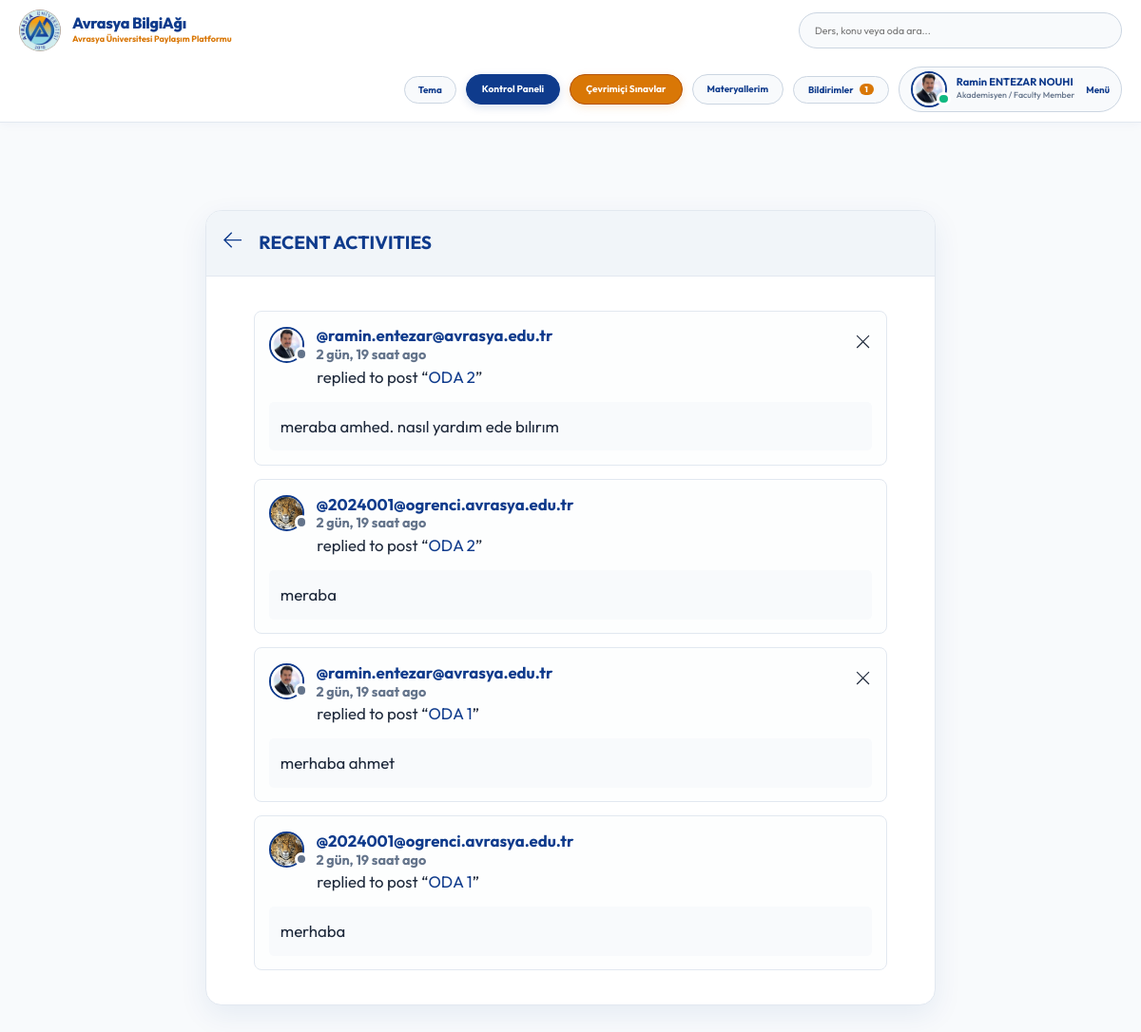
The app's page /activity/ (signed in) with its own data.
### base/models.py (models this page shows, shortened)
class User(AbstractUser):
    name = models.CharField(max_length=200, null=True, verbose_name="Ad Soyad")
    email = models.EmailField(unique=True, null=True, verbose_name="E-Posta Adresi")
    bio = models.TextField(null=True, verbose_name="Hakkımda (Biyografi)")
    avatar = models.ImageField(null=True, default="avatar.svg", verbose_name="Profil Fotoğrafı (Avatar)")
    student_id = models.CharField(max_length=50, null=True, blank=True, verbose_name="Öğrenci / Sicil No")
    department = models.CharField(max_length=100, choices=DEPARTMENT_CHOICES, default='Genel / Diğer', verbose_name="Fakülte / Bölüm")
    role = models.CharField(max_length=20, choices=ROLE_CHOICES, default='student', verbose_name="Akademik Rol")
    github_link = models.URLField(max_length=255, null=True, blank=True, verbose_name="GitHub Profili")
    linkedin_link = models.URLField(max_length=255, null=True, blank=True, verbose_name="LinkedIn Profili")
    objects = CustomUserManager()
    USERNAME_FIELD = 'email'
    REQUIRED_FIELDS = ['username']
    @property
    def unread_notifications_count(self):
        return self.notifications.filter(is_read=False).count()
    @property
    def unread_notifications(self):
        return self.notifications.filter(is_read=False)

class Message(models.Model):
    user = models.ForeignKey(User, on_delete=models.CASCADE)
    room = models.ForeignKey(Room, on_delete=models.CASCADE)
    body = models.TextField()
    is_verified_answer = models.BooleanField(default=False, verbose_name="Öğretim Üyesi Onaylı Cevap")
    updated = models.DateTimeField(auto_now=True)
    created = models.DateTimeField(auto_now_add=True)
    class Meta:
        ordering = ['-updated', '-created']

class Room(models.Model):
    host = models.ForeignKey(User, on_delete=models.SET_NULL, null=True)
    topic = models.ForeignKey(Topic, on_delete=models.SET_NULL, null=True, verbose_name="Bölüm / Akademik Konu")
    name = models.CharField(max_length=200, verbose_name="Çalışma Odası Adı")
    course_code = models.CharField(max_length=50, null=True, blank=True, verbose_name="Ders Kodu (örn: CENG201)")
    room_type = models.CharField(max_length=20, choices=ROOM_TYPE_CHOICES, default='general', verbose_name="Oda Türü")
    description = models.TextField(null=True, blank=True, verbose_name="Oda Açıklaması")
    participants = models.ManyToManyField(
        User, related_name='participants', blank=True)
    updated = models.DateTimeField(auto_now=True)
    created = models.DateTimeField(auto_now_add=True)
    class Meta:
        ordering = ['-updated', '-created']
    def __str__(self):
        return self.name

### base/views.py (the view, shortened to what this page needs)
# urls.py: path('activity/', views.activityPage, name="activity"),
@login_required(login_url='login')
def activityPage(request):
    room_messages = Message.objects.all()
    return render(request, 'base/activity.html', {'room_messages': room_messages})

### base/templates/base/activity.html
{% extends 'main.html' %}
{% block content %}
<main class="layout">
  <div class="container">
    <div class="layout__box">
      <div class="layout__boxHeader">
        <div class="layout__boxTitle">
          <a href="{% url 'home' %}">
            <svg version="1.1" xmlns="http://www.w3.org/2000/svg" width="32" height="32" viewBox="0 0 32 32">
              <title>arrow-left</title>
              <path
                d="M13.723 2.286l-13.723 13.714 13.719 13.714 1.616-1.611-10.96-10.96h27.625v-2.286h-27.625l10.965-10.965-1.616-1.607z">
              </path>
              </path>
            </svg>
          </a>
          <h3>Recent Activities</h3>
        </div>
      </div>
      <div class="activities-page layout__body">
        {% for message in room_messages %}
        <div class="activities__box">
          <div class="activities__boxHeader roomListRoom__header">
            <a href="{% url 'user-profile' message.user.id %}" class="roomListRoom__author">
              <div class="avatar avatar--small">
                <img src="{{message.user.avatar.url}}" />
              </div>
              <p>
                @{{message.user}}
                <span>{{message.created|timesince}} ago</span>
              </p>
            </a>
            {% if request.user == message.user %}
            <div class="roomListRoom__actions">
              <a href="{% url 'delete-message' message.id %}">
                <svg version="1.1" xmlns="http://www.w3.org/2000/svg" width="32" height="32" viewBox="0 0 32 32">
                  <title>remove</title>
                  <path
                    d="M27.314 6.019l-1.333-1.333-9.98 9.981-9.981-9.981-1.333 1.333 9.981 9.981-9.981 9.98 1.333 1.333 9.981-9.98 9.98 9.98 1.333-1.333-9.98-9.98 9.98-9.981z">
                  </path>
                </svg>
              </a>
            </div>
            {% endif %}
          </div>
          <div class="activities__boxContent">
            <p>replied to post “<a href="{% url 'room' message.room.id %}">{{message.room}}</a>”</p>
            <div class="activities__boxRoomContent">
              {{message.body}}
            </div>
          </div>
        </div>
        {% endfor %}
      </div>
    </div>
  </div>
</main>
{% endblock content %}

### templates/main.html (shortened to what this page needs)
<!DOCTYPE html>
{% load static %}
<html lang="en">
<head>
    <link rel="stylesheet" href="https://cdn.jsdelivr.net/npm/@fontsource/metropolis/index.min.css" />
    <link rel="stylesheet" href="https://cdn.jsdelivr.net/npm/bootstrap-icons@1.11.3/font/bootstrap-icons.min.css" />
    <link rel="stylesheet" href="{% static 'styles/style.css' %}?v=20260716_mobile_polish_v19" />
</head>
<body style="background-color: #f8fafc; color: #1e293b; min-height: 100vh;">
    {% include 'navbar.html' %}
    {% block content %}
    {% endblock %}
</body>
</html>

### templates/navbar.html (shortened to what this page needs)
{% load static %}
<header class="header header--loggedIn" style="background: #ffffff; border-bottom: 1px solid #e2e8f0; padding: 10px 0; position: sticky; top: 0; z-index: 999; box-shadow: 0 2px 10px rgba(15, 59, 140, 0.04);">
    <div class="container" style="display: flex; justify-content: space-between; align-items: center; gap: 16px; flex-wrap: wrap; width: 100%; max-width: 1400px; margin: 0 auto; padding: 0 20px;">
        <a href="{% url 'home' %}" class="header__logo" style="display: flex; align-items: center; gap: 12px; text-decoration: none; flex-shrink: 0;">
            <img src="{% static 'images/avrasya_logo.png' %}" alt="Avrasya University Logo" style="width: 44px; height: 44px; object-fit: contain; background: transparent; border: none; border-radius: 50%; flex-shrink: 0;" />
            <div style="white-space: nowrap;">
                <h1 style="margin: 0; font-weight: 800; font-size: 1.35rem; color: #0f3b8c; letter-spacing: -0.3px; line-height: 1.2; white-space: nowrap !important;">Avrasya BilgiAğı</h1>
                <span style="font-size: 0.75rem; color: #d97706; font-weight: 700; display: block; white-space: nowrap !important;">Avrasya Üniversitesi Paylaşım Platformu</span>
            </div>
        </a>
        <form class="header__search" method="GET" action="{% url 'home' %}" style="flex: 1 1 220px; max-width: 340px; margin: 0;">
            <div style="background: #f8fafc; border: 1px solid #cbd5e1; border-radius: 50px; padding: 6px 16px; display: flex; align-items: center; gap: 10px; width: 100%; height: 38px;">
                <input name="q" placeholder="Ders, konu veya oda ara..." style="background: transparent; border: none; outline: none; width: 100%; font-size: 0.88rem; color: #1e293b; padding: 0;" />
            </div>
        </form>
        <nav class="header__menu" style="display: flex; align-items: center; gap: 10px; flex-shrink: 0; margin-left: auto;">
            <button id="themeToggleBtn" onclick="toggleTheme()" title="Gece / Gündüz Modu" style="background: #f8fafc; border: 1px solid #cbd5e1; padding: 7px 14px; border-radius: 50px; display: flex; align-items: center; justify-content: center; cursor: pointer; font-size: 0.82rem; font-weight: 700; transition: all 0.2s ease; color: #0f3b8c; flex-shrink: 0;">
                Tema
            </button>
            {% if request.user.is_authenticated %}
            <a href="{% url 'dashboard' %}" style="display: inline-flex; align-items: center; gap: 6px; background: #0f3b8c; color: #ffffff; border: 1px solid #0f3b8c; padding: 7px 16px; border-radius: 50px; font-weight: 700; font-size: 0.84rem; text-decoration: none; white-space: nowrap; box-shadow: 0 3px 10px rgba(15, 59, 140, 0.15); flex-shrink: 0;">
                Kontrol Paneli
            </a>
            {% endif %}
            <a href="{% url 'quizzes' %}" style="display: inline-flex; align-items: center; gap: 6px; background: #d97706; color: #ffffff; border: 1px solid #b45309; padding: 7px 16px; border-radius: 50px; font-weight: 700; font-size: 0.84rem; text-decoration: none; white-space: nowrap; box-shadow: 0 3px 10px rgba(217, 119, 6, 0.15); flex-shrink: 0;">
                Çevrimiçi Sınavlar
            </a>
            {% if request.user.is_authenticated %}
            <a href="{% url 'saved-resources' %}" title="Kaydedilen Materyallerim" style="display: flex; align-items: center; justify-content: center; background: #f8fafc; border: 1px solid #cbd5e1; color: #0f3b8c; padding: 7px 15px; border-radius: 50px; text-decoration: none; font-size: 0.82rem; font-weight: 700; flex-shrink: 0;">
                Materyallerim
            </a>
            <div style="position: relative; flex-shrink: 0;">
                <button onclick="const m=document.getElementById('notifModal'); m.style.display = m.style.display === 'none' ? 'block' : 'none';" title="Bildirimler" style="background: #f8fafc; border: 1px solid #cbd5e1; color: #0f3b8c; padding: 7px 15px; border-radius: 50px; cursor: pointer; font-size: 0.82rem; font-weight: 700; display: flex; align-items: center; gap: 6px; position: relative;">
                    Bildirimler
                    {% if request.user.unread_notifications_count > 0 %}
                    <span style="background: #d97706; color: #fff; font-size: 0.7rem; font-weight: 800; padding: 1px 6px; border-radius: 20px;">{{ request.user.unread_notifications_count }}</span>
                    {% endif %}
                </button>
            </div>
            <div class="header__user" style="display: flex; align-items: center; gap: 12px; background: #f8fafc; border: 1px solid #cbd5e1; padding: 4px 12px; border-radius: 50px; flex-shrink: 0;">
                <a href="{% url 'update-user' %}" style="display: flex; align-items: center; gap: 10px; text-decoration: none;">
                    <div class="avatar avatar--medium active">
                        <img src="{{request.user.avatar.url}}" style="width: 34px; height: 34px; border-radius: 50%; object-fit: cover;" />
                    </div>
                    <div>
                        <p style="margin: 0; font-weight: 700; color: #0f3b8c; line-height: 1.2; font-size: 0.92rem; white-space: nowrap;">{{request.user.name|default:request.user.username}}</p>
                        <span style="font-size: 0.74rem; color: #64748b; font-weight: 500; display: block; white-space: nowrap;">{{request.user.get_role_display}}</span>
                    </div>
                </a>
                <button class="dropdown-button" style="background: transparent; border: none; cursor: pointer; font-weight: 700; color: #0f3b8c; font-size: 0.82rem;">
                    Menü
                </button>
            </div>
            {% endif %}
        </nav>
    </div>
</header>

### records on screen
User: user.unread_notifications_count "1", user.avatar (picture), user.name "Ramin ENTEZAR NOUHI", user.role "Akademisyen / Faculty Member"
Message: user.avatar (picture), user "ramin.entezar@avrasya.edu.tr", created "2 gün, 19 saat", room "ODA 2", body "meraba amhed. nasıl yardım ede bılırım"
Message: user.avatar (picture), user "2024001@ogrenci.avrasya.edu.tr", created "2 gün, 19 saat", room "ODA 2", body "meraba"
Message: user.avatar (picture), user "ramin.entezar@avrasya.edu.tr", created "2 gün, 19 saat", room "ODA 1", body "merhaba ahmet"
Message: user.avatar (picture), user "2024001@ogrenci.avrasya.edu.tr", created "2 gün, 19 saat", room "ODA 1", body "merhaba"
